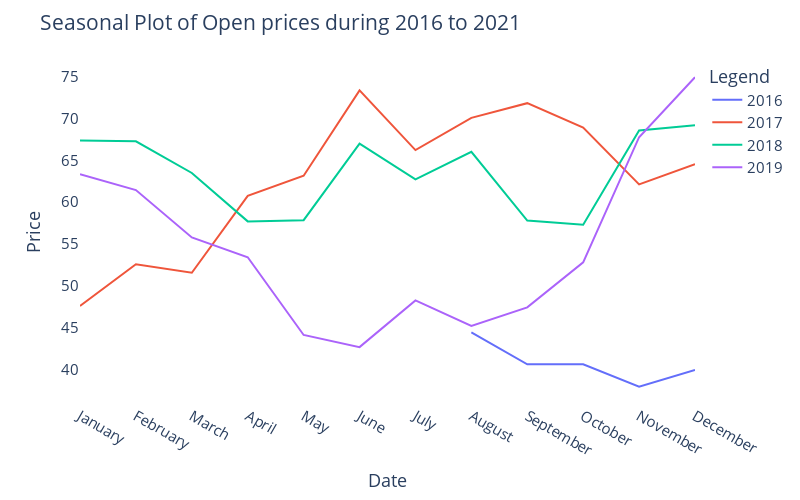

Notebook cell for this chart:
### Code cell
fig=px.line(data_Open,x=data_Open.index,y=[data_Open['2016'],data_Open['2017'],data_Open['2018'],data_Open['2019']],labels={'Date':'Date','value':'Price'},
           width=800,height=500)
fig.update_layout(title='Seasonal Plot of Open prices during 2016 to 2021',font_size=15,
                 legend_title_text='Legend')
fig.update_xaxes(showgrid=False)
fig.update_yaxes(showgrid=False)
fig.update_layout({'plot_bgcolor':'white'})
fig.show()

### Figure 1 — Plotly figure (JSON) as saved in the notebook; plotly's stock layout.template omitted (floating-point values rounded to 4 significant figures)
{"data": [{"hovertemplate": "variable=2016<br>Date=%{x}<br>Price=%{y}<extra></extra>", "legendgroup": "2016", "line": {"color": "#636efa", "dash": "solid"}, "marker": {"symbol": "circle"}, "mode": "lines", "name": "2016", "orientation": "v", "showlegend": true, "type": "scatter", "x": ["January", "February", "March", "April", "May", "June", "July", "August", "September", "October", "November", "December"], "xaxis": "x", "y": [null, null, null, null, null, null, null, 44.41, 40.6, 40.6, 37.91, 39.91], "yaxis": "y"}, {"hovertemplate": "variable=2017<br>Date=%{x}<br>Price=%{y}<extra></extra>", "legendgroup": "2017", "line": {"color": "#EF553B", "dash": "solid"}, "marker": {"symbol": "circle"}, "mode": "lines", "name": "2017", "orientation": "v", "showlegend": true, "type": "scatter", "x": ["January", "February", "March", "April", "May", "June", "July", "August", "September", "October", "November", "December"], "xaxis": "x", "y": [47.59, 52.57, 51.55, 60.74, 63.16, 73.36, 66.22, 70.07, 71.83, 68.91, 62.11, 64.54], "yaxis": "y"}, {"hovertemplate": "variable=2018<br>Date=%{x}<br>Price=%{y}<extra></extra>", "legendgroup": "2018", "line": {"color": "#00cc96", "dash": "solid"}, "marker": {"symbol": "circle"}, "mode": "lines", "name": "2018", "orientation": "v", "showlegend": true, "type": "scatter", "x": ["January", "February", "March", "April", "May", "June", "July", "August", "September", "October", "November", "December"], "xaxis": "x", "y": [67.38, 67.26, 63.49, 57.69, 57.84, 66.99, 62.73, 66.01, 57.79, 57.29, 68.56, 69.2], "yaxis": "y"}, {"hovertemplate": "variable=2019<br>Date=%{x}<br>Price=%{y}<extra></extra>", "legendgroup": "2019", "line": {"color": "#ab63fa", "dash": "solid"}, "marker": {"symbol": "circle"}, "mode": "lines", "name": "2019", "orientation": "v", "showlegend": true, "type": "scatter", "x": ["January", "February", "March", "April", "May", "June", "July", "August", "September", "October", "November", "December"], "xaxis": "x", "y": [63.34, 61.44, 55.77, 53.4, 44.11, 42.66, 48.25, 45.19, 47.41, 52.79, 67.76, 74.94], "yaxis": "y"}], "layout": {"font": {"size": 15}, "height": 500, "legend": {"title": {"text": "Legend"}, "tracegroupgap": 0}, "margin": {"t": 60}, "plot_bgcolor": "white", "title": {"text": "Seasonal Plot of Open prices during 2016 to 2021"}, "width": 800, "xaxis": {"anchor": "y", "autorange": true, "domain": [0, 1], "range": [0, 11], "showgrid": false, "title": {"text": "Date"}, "type": "category"}, "yaxis": {"anchor": "x", "autorange": true, "domain": [0, 1], "range": [35.85, 77.0], "showgrid": false, "title": {"text": "Price"}, "type": "linear"}}}
